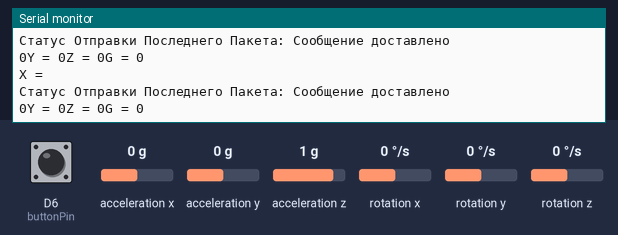
Recording of a sketch running on a simulated ESP8266 (NodeMCU). Parts: the last lines printed to the serial monitor. The inputs (shaded band) are chosen by the test bench; at power-on: rotation z 0 °/s, D6 (buttonPin) HIGH, acceleration x 0 g, acceleration y 0 g, acceleration z 1 g, rotation x 0 °/s, rotation y 0 °/s.

Above: at 3.2 s.
3.3 s: rotation z set to 100 °/s
At 3.32 s:
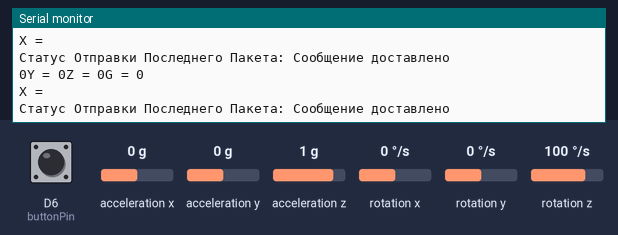
6.3 s: D6 (buttonPin) pulled LOW for 0.15 s
7.9 s: acceleration x set to -1.4 g
At 7.99 s:
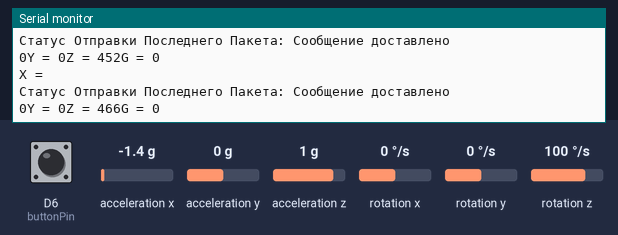
10.9 s: D6 (buttonPin) pulled LOW for 1 s
At 11.88 s:
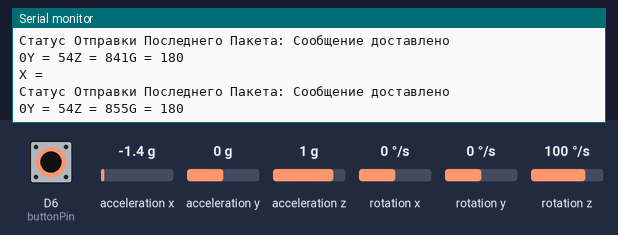
13.4 s: acceleration y set to 0.8 g
At 13.4 s:
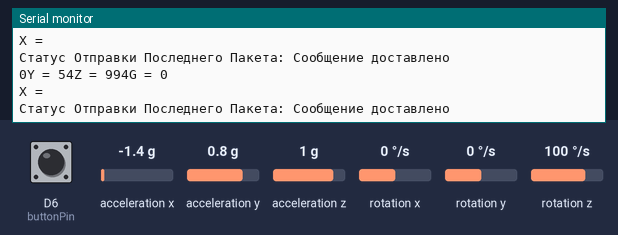
16.4 s: D6 (buttonPin) pulled LOW for 3.2 s
At 16.78 s:
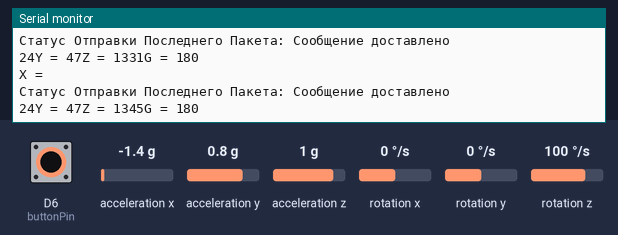
Timing chart, 0 to 19.4 s (numbered marks = the images above; inputs shaded):
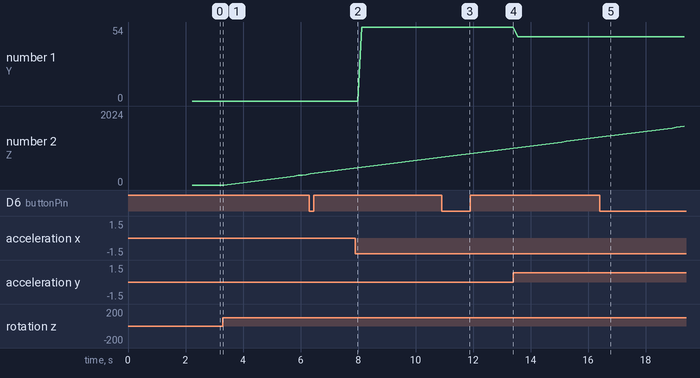

Measured:
- after the input at 10.9 s, the serial monitor: prints a new line after 0.13 s (image 3)
- after the input at 16.4 s, the serial monitor: prints a new line after 0.23 s (image 5)
- plotted number 1: 0 → 54 after the input at 7.9 s, 54 → 47 after the input at 13.4 s
- plotted number 2: 0 → 287 after the input at 3.3 s, 452 → 757 after the input at 7.9 s, 757 → 994 after the input at 10.9 s, 994 → 1303 after the input at 13.4 s, 1303 → 2024 after the input at 16.4 s

The sketch:

MANIPULATORT.ino
```cpp
#include <ESP8266WiFi.h>
#include <espnow.h>
#include "Wire.h"
#include <MPU6050_light.h>

int anglX;
int anglY;
int anglZ;
int anglG;
uint8_t broadcastAddress[] = {0x2C, 0xF4, 0x32, 0x53, 0xC3, 0x7B};

#define BOARD_ID 1

typedef struct struct_message {
int id;
int x;
int y;
int z;
int g;
} struct_message;

struct_message myData;

unsigned long lastTime = 0;
unsigned long timerDelay = 50;
MPU6050 mpu(Wire);
unsigned long timer = 0;
int buttonPin = D6;

void OnDataSent(uint8_t *mac_addr, uint8_t sendStatus) {
Serial.print("\r\nСтатус Отправки Последнего Пакета: ");
if (sendStatus == 0){ Serial.println("Сообщение доставлено"); }
else{ Serial.println("Сообщение НЕ доставлено"); }
}

void setup() {
pinMode(buttonPin, INPUT_PULLUP);
Serial.begin(9600);
WiFi.mode(WIFI_STA);
WiFi.disconnect();
Wire.begin();
byte status = mpu.begin();
Serial.print(F("MPU6050 status: "));
Serial.println(status);
while(status!=0){ }
  Serial.println(F("Calculating offsets, do not move MPU6050"));
  delay(1000);
  mpu.calcOffsets();
  Serial.println("Done!\n");

  if (esp_now_init() != 0) {
    Serial.println("Ошибка инициализации ESP-NOW");
    return;
  }

  esp_now_set_self_role(ESP_NOW_ROLE_CONTROLLER);
  esp_now_register_send_cb(OnDataSent);
  esp_now_add_peer(broadcastAddress, ESP_NOW_ROLE_SLAVE, 1, NULL, 0);
}

void loop() {
  int buttonValue = digitalRead(buttonPin);
  if (buttonValue == LOW){
    anglG=180;
  } else {
    anglG=0;
  }

  mpu.update();
  if((millis()-timer)>5){ // обновить данные каждые 5 мс
    Serial.print("X = ");
    anglX= (mpu.getAngleX());
    Serial.print(anglX);
    Serial.print("Y = ");
    anglY=(mpu.getAngleY());
    Serial.print(anglY);
    Serial.print("Z = ");
    anglZ=(mpu.getAngleZ());
    Serial.print(anglZ);
    Serial.print("G = ");
    Serial.print(anglG);
    Serial.println();
  }

  if ((millis() - lastTime) > timerDelay) {
    myData.id = BOARD_ID;
    myData.x = anglX;
    myData.y = anglY;
    myData.z=anglZ;
    myData.g=anglG;
    esp_now_send(0, (uint8_t *) &myData, sizeof(myData));
    lastTime = millis();
  }
}
```
